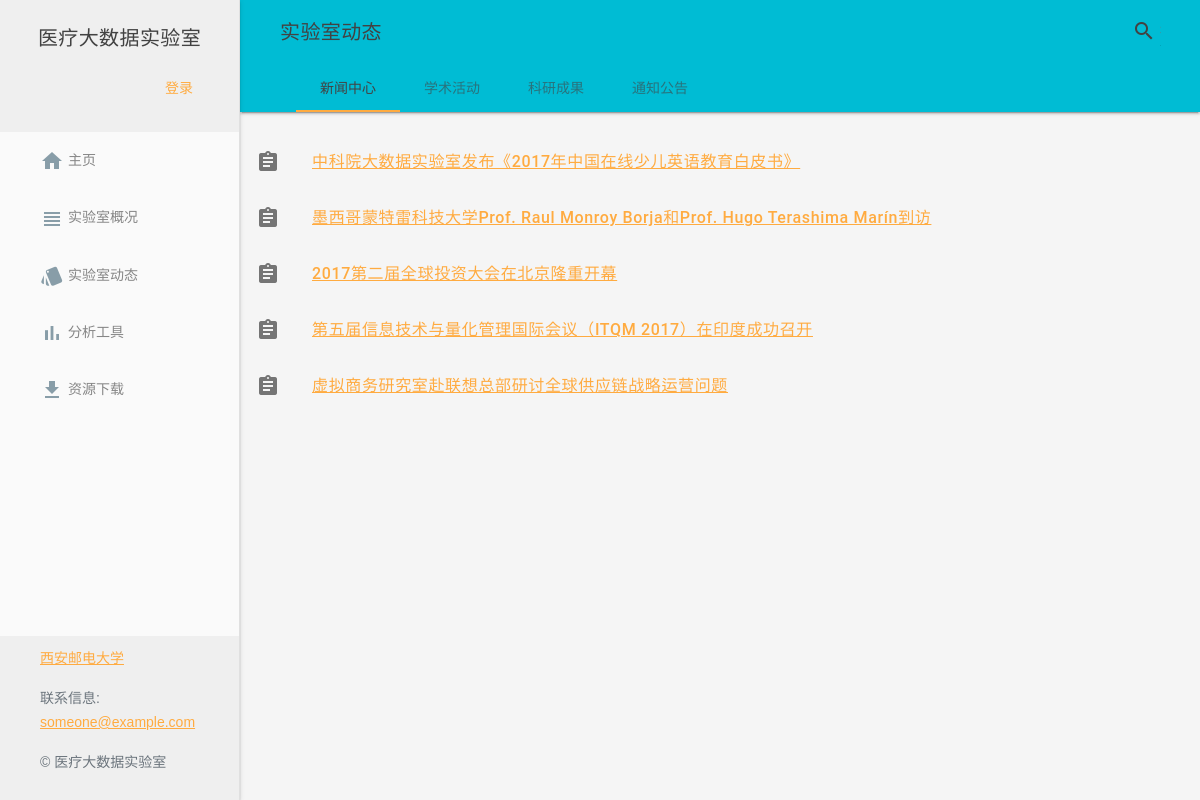
Screenshot of /information/ with the database file from the repository.
### site_text/models.py (models this page shows, shortened)
class Text(models.Model):
    title = models.CharField(max_length = 100)
    author = models.ForeignKey(User,on_delete = models.DO_NOTHING)
    text_type = models.ForeignKey(Type,null = True, on_delete = models.DO_NOTHING)
    content = RichTextUploadingField()
    file = models.ManyToManyField(Download_file,blank = True)
    created_time = models.DateTimeField(auto_now_add = True)
    last_updated = models.DateTimeField(auto_now = True)
    invisible = models.BooleanField(default = False)

### site_text/views.py (the view)
# urls.py: path('information/',include('site_text.urls')),
def information(request):
    context = {}
    context = get_text()
    return render(request,'information.html',context)

### site_text/views.py (called while the page is built)
def page_list(type_str,list_num):
    type_object = get_object_or_404(models.Type,name = type_str)
    type_list = models.Text.objects.filter(text_type = type_object,invisible = False).order_by('-created_time')
    page_type = Paginator(type_list,int(list_num))
    return page_type

def get_text():
    cont = {}
    page_news = page_list('新闻动态',EVERY_PAGE_LIST_NUM)
    page_achievements = page_list('科研成果',EVERY_PAGE_LIST_NUM)
    page_activity = page_list('学术活动',EVERY_PAGE_LIST_NUM)
    page_notice = page_list('通知公告',EVERY_PAGE_LIST_NUM)
    cont ['news'] = page_news.get_page(1)
    cont ['activity'] = page_activity.get_page(1)
    cont ['achievements'] = page_achievements.get_page(1)
    cont ['notice'] = page_notice.get_page(1)
    return cont

### site_text/templates/information.html (shortened to what this page needs)
{% extends 'base.html' %}
{% load staticfiles %}
{% block navtitle %}
    实验室动态
{% endblock %}
{% block nav_top %}
  <div class="mdl-layout__tab-bar mdl-js-ripple-effect">
    <a href="#news-center" class="mdl-layout__tab tab-link is-active">新闻中心</a>
    <a href="#academic-activity" class="mdl-layout__tab tab-link">学术活动</a>
    <a href="#scientific-achievement" class="mdl-layout__tab tab-link">科研成果</a>
    <a href="#announcement" class="mdl-layout__tab tab-link">通知公告</a>
  </div>
{% endblock %}
{% block content %}
  <section class="mdl-layout__tab-panel is-active" id="news-center">
    <div class="page-content">
      <ul class="demo-list-icon mdl-list">
        {% for text in news %}
          <li class="mdl-list__item">
            <span class="mdl-list__item-primary-content">
              <i class="material-icons mdl-list__item-icon">assignment</i>
              <a href="{% url 'text_detail' text.pk %}">{{text.title}}</a>
            </span>
          </li>
        {% endfor %}
      </ul>
    </div>
  </section>
{% endblock %}

### static/css/styles.css (style rules this page uses)
a.tab-link { text-decoration: none; }
body { min-height:100%; background-color: #f5f5f5 !important; }

### rows the page displays
Text: title "中科院大数据实验室发布《2017年中国在线少儿英语教育白皮书》"
Text: title "墨西哥蒙特雷科技大学Prof. Raul Monroy Borja和Prof. Hugo Terashima Marín到访"
Text: title "2017第二届全球投资大会在北京隆重开幕"
Text: title "第五届信息技术与量化管理国际会议（ITQM 2017）在印度成功召开"
Text: title "虚拟商务研究室赴联想总部研讨全球供应链战略运营问题"
